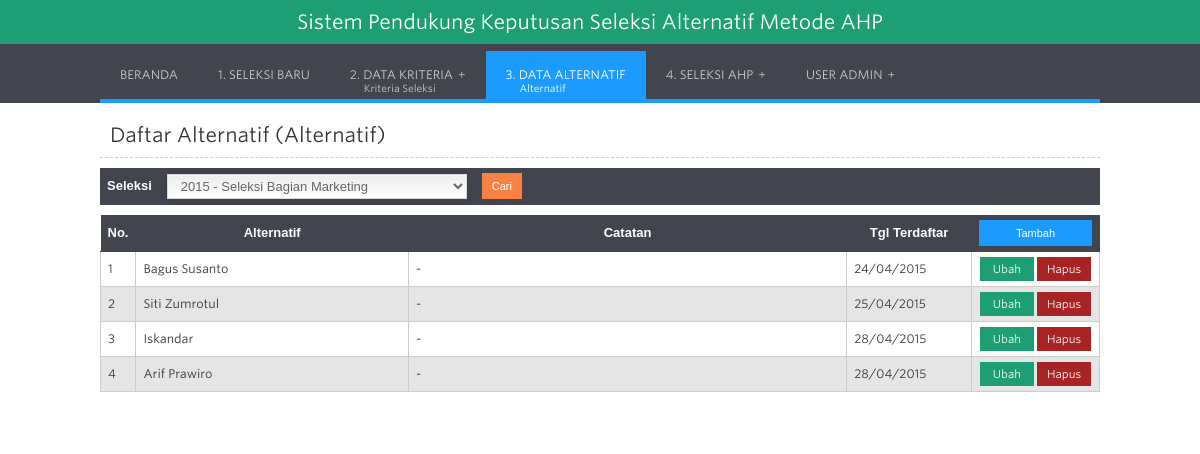
The page /?h=alternatif (signed in) on the database its author committed.
### tables this page shows
CREATE TABLE `ahp_alternatif` (
  `id_alternatif` int(11) NOT NULL,
  `id_seleksi` int(11) NOT NULL,
  `nama_alternatif` varchar(50) NOT NULL,
  `catatan` varchar(100) NOT NULL,
  `tgl_daftar` date NOT NULL
);

### config/library.php (called while the page is built, shortened)
<?php
$kasus_objek="Alternatif";
?>

### list_alternatif.php (the view, shortened to what this page needs)
<?php $seleksi=antiinjec($koneksi, @$_POST['seleksi']); ?>
<div class="judul">Daftar <?php echo $kasus_objek; ?> (Alternatif)</div>
<div class="csstable" >
	<form method="post" enctype="multipart/form-data" action="">
    <table width="100%" border="0" cellspacing="0" cellpadding="4">
      <tr>
        <td width="5%">Seleksi</td>
        <td width="25%">
            <select class="required" name="seleksi" style="width:300px;">
                <?php
                $hseleksi=$koneksi->query("SELECT id_seleksi, seleksi, tahun, catatan FROM ahp_seleksi ORDER BY tahun DESC, id_seleksi DESC");
                while($dseleksi=mysqli_fetch_array($hseleksi)){
                ?>
                <option value="<?php echo $dseleksi['id_seleksi']; ?>" <?php if($dseleksi['id_seleksi']==$seleksi) { echo "selected"; } ?>><?php echo $dseleksi['tahun']." - ".$dseleksi['seleksi']; ?></option>
                <?php } ?>
             </select>
        </td>
        <td width="3%"><button type='submit' name="btn_cari" class="tombol-mini2 w_orange hvr-fade2">Cari</button></td>
	  	<td width="67%">&nbsp;</td>
      </tr>
    </table>
    </form>
    <?php
    if($seleksi=="") {
      $q_per="SELECT id_seleksi, seleksi, tahun, catatan FROM ahp_seleksi ORDER BY tahun DESC, id_seleksi DESC LIMIT 0, 1";
      $h_per=$koneksi->query($q_per);
      $d_per=mysqli_fetch_array($h_per);
      $seleksi=$d_per['id_seleksi'];
    }
    ?>
    <table width="100%" border="0" cellspacing="0" cellpadding="4">
      <tr>
        <td width="3%">No.</td>
        <td width="30%"><?php echo $kasus_objek; ?></td>
        <td width="49%">Catatan</td>
        <td width="13%">Tgl Terdaftar</td>
        <td width="5%">
            <form method="post" enctype="multipart/form-data" action="?h=alternatif-input&stat=tambah">
                <button type='submit' name="btn_tambah" style="width:113px;" class="tombol-mini2 w_biru hvr-fade">Tambah</button>
            </form>
        </td>
      </tr>
      <?php
	  $no=0;
	  $hquery=$koneksi->query("SELECT id_alternatif, nama_alternatif, catatan, tgl_daftar
					   FROM ahp_alternatif
					   WHERE id_seleksi='$seleksi' ORDER BY id_alternatif ASC");
	  while($data=mysqli_fetch_array($hquery)){
		 $no++;
	  ?>
      <tr>
        <td><?php echo $no; ?></td>
        <td><?php echo $data['nama_alternatif']; ?></td>
        <td><?php echo $data['catatan']; ?></td>
        <td><?php echo date("d/m/Y", strtotime($data['tgl_daftar'])); ?></td>
        <td style="text-align:center;">
            <a href="?h=alternatif-input&stat=ubah&seleksi=<?php echo $seleksi; ?>&id=<?php echo $data['id_alternatif']; ?>" class="tombol-mini w_hijau hvr-fade">Ubah</a>
            <a class="tombol-mini w_merah hvr-fade" onclick="konfirmasi<?php echo $data[0]; ?>()">Hapus</a>
        </td>
      </tr>
      <?php } if(@$_GET['con']!="") { ?>
      <tr>
      	<td><img src="images/ico_cek.png" width="22"></td>
        <td colspan="7" style="color:#360; font-weight:600; font-size:14px;">
			<?php
				if(@$_GET['con']==1) { echo "Data berhasil ditambahkan."; }
				elseif(@$_GET['con']==2) { echo "Data berhasil diubah."; }
				elseif(@$_GET['con']==3) { echo "Data berhasil dihapus."; }
			?>
		</td>
      </tr>
      <?php } ?>
    </table>
    <br />
</div>

### css/validator.css (style rules this page uses)
input, select { font-size:inherit; margin:0; }

### css/style.css (style rules this page uses)
* { margin:0px auto; }
body { font: 200 14px/24px "Whitney SSm A", "Whitney SSm B", "Lucida Grande", "Lucida Sans", Verdana, Helvetica, Arial, sans-serif; color:#666; background:#FFF; }
a { text-decoration: none; }
#content .judul { font-size:20px; font-weight:400; color:#333; clear:both; padding:10px; margin-bottom:10px; margin-top:10px; text-align:left; border-bottom:1px dashed #CCCCCC; }
.csstable { margin:0px; padding:0px; width:100%; }
.csstable table { border-collapse: collapse; border-spacing: 0; width:100%; height:100%; margin:0px;padding:0px; margin-bottom:10px; }
.csstable tr:nth-child(odd) { background-color:#e5e5e5; }
.csstable tr:nth-child(even) { background-color:#ffffff; }
.csstable td { vertical-align:middle; border:1px solid #CCC; border-width:0px 1px 1px 0px; text-align:left; padding:4px 7px; font-size:12px; color:#333; }
.csstable tr:last-child td { border-width:0px 1px 1px 0px; }
.csstable tr td:last-child { border-width:0px 0px 1px 0px; }
.csstable tr:last-child td:last-child { border-width:1px 1px 1px 0px; }
.csstable tr td:first-child { border-left-width:1px; }
.csstable tr td:last-child { border-right-width:1px; }
.csstable tr:first-child td { background:-o-linear-gradient(bottom, #42444e 5%, #42444e 100%); background:-webkit-gradient( linear, left top, left bottom, color-stop(0.05, #42444e), color-stop(1, #42444e) ); background:-moz-linear-gradient( center top, #42444e 5%, #42444e 100% ); filter:progid:DXImageTransform.Microsoft.gradient(startColorstr="#42444e", endColorstr="#42444e"); background: -o-linear-gradient(top,#42444e,42444e); background-color:#42444e; border:0px solid #42444e; text-align:center; border-width:0px 0px 1px 1px; font-size:13px; font-family:Arial; font-weight:bold; color:#ffffff; }
.csstable tr:first-child td:first-child { border-width:0px 0px 1px 0px; }
.csstable tr:first-child td:last-child { border-width:0px 1px 1px 1px; }
input, textarea, select { padding: 3px 9px; border: solid 1px #DADADA; outline: 0; font: normal 13px/100% Verdana, Tahoma, sans-serif; width: 200px; background: -webkit-gradient(linear, left top, left 25, from(#FFFFFF), color-stop(4%, #EEEEEE), to(#FFFFFF)); background: -moz-linear-gradient(top, #FFFFFF, #EEEEEE 1px, #FFFFFF 25px); box-shadow: rgba(0,0,0, 0.1) 0px 0px 8px; -moz-box-shadow: rgba(0,0,0, 0.1) 0px 0px 8px; -webkit-box-shadow: rgba(0,0,0, 0.1) 0px 0px 8px; color:#666; }
.tombol-mini { padding:0px 7px; font-size:11px; min-width:40px; color:#FFF; text-align:center; border:none; cursor:pointer; font-weight:400; }
.tombol-mini2 { padding:7px 7px; font-size:11px; min-width:40px; color:#FFF; text-align:center; border:none; cursor:pointer; font-weight:400; }
.w_hijau { background-color:#1d9e74; }
.w_orange { background-color:#fa8144; }
.w_merah { background-color:#a82424; }
.w_biru { background-color:#1b9bff; }
.hvr-fade { display: inline-block; vertical-align: middle; -webkit-transform: translateZ(0); transform: translateZ(0); box-shadow: 0 0 1px rgba(0, 0, 0, 0); -webkit-backface-visibility: hidden; backface-visibility: hidden; -moz-osx-font-smoothing: grayscale; overflow: hidden; -webkit-transition-duration: 0.3s; transition-duration: 0.3s; -webkit-transition-property: color, background-color; transition-property: color, background-color; margin:1px 0 1px 0; }
.hvr-fade2 { display: inline-block; vertical-align: middle; -webkit-transform: translateZ(0); transform: translateZ(0); box-shadow: 0 0 1px rgba(0, 0, 0, 0); -webkit-backface-visibility: hidden; backface-visibility: hidden; -moz-osx-font-smoothing: grayscale; overflow: hidden; -webkit-transition-duration: 0.3s; transition-duration: 0.3s; -webkit-transition-property: color, background-color; transition-property: color, background-color; margin:1px 0 1px 0; }

### rows shown on the page
ahp_alternatif: nama_alternatif "Bagus Susanto", catatan "-", tgl_daftar "24/04/2015"
ahp_alternatif: nama_alternatif "Siti Zumrotul", catatan "-", tgl_daftar "25/04/2015"
ahp_alternatif: nama_alternatif "Iskandar", catatan "-", tgl_daftar "28/04/2015"
ahp_alternatif: nama_alternatif "Arif Prawiro", catatan "-", tgl_daftar "28/04/2015"

### other values the page prints
$kasus "Seleksi Alternatif"
$kasus_objek "ALTERNATIF"
$usernama "ADMIN"
$kasus_objek "Alternatif"
form field seleksi "2015 - Seleksi Bagian Marketing"
